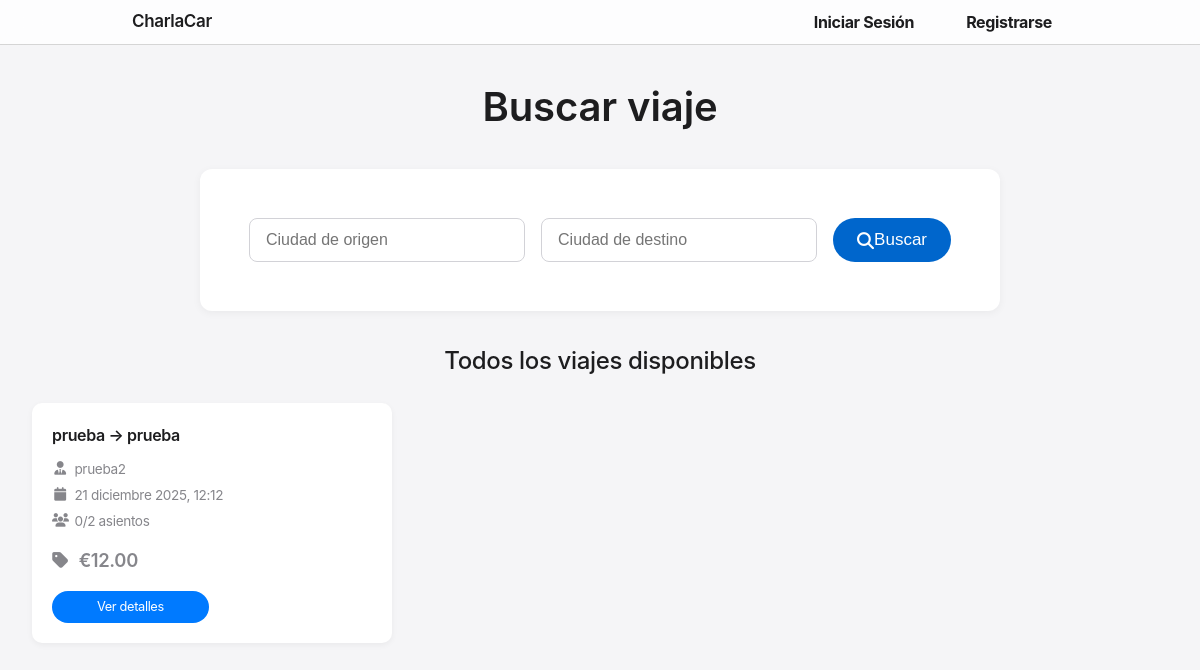
The app's page /search/?page=2, older data.
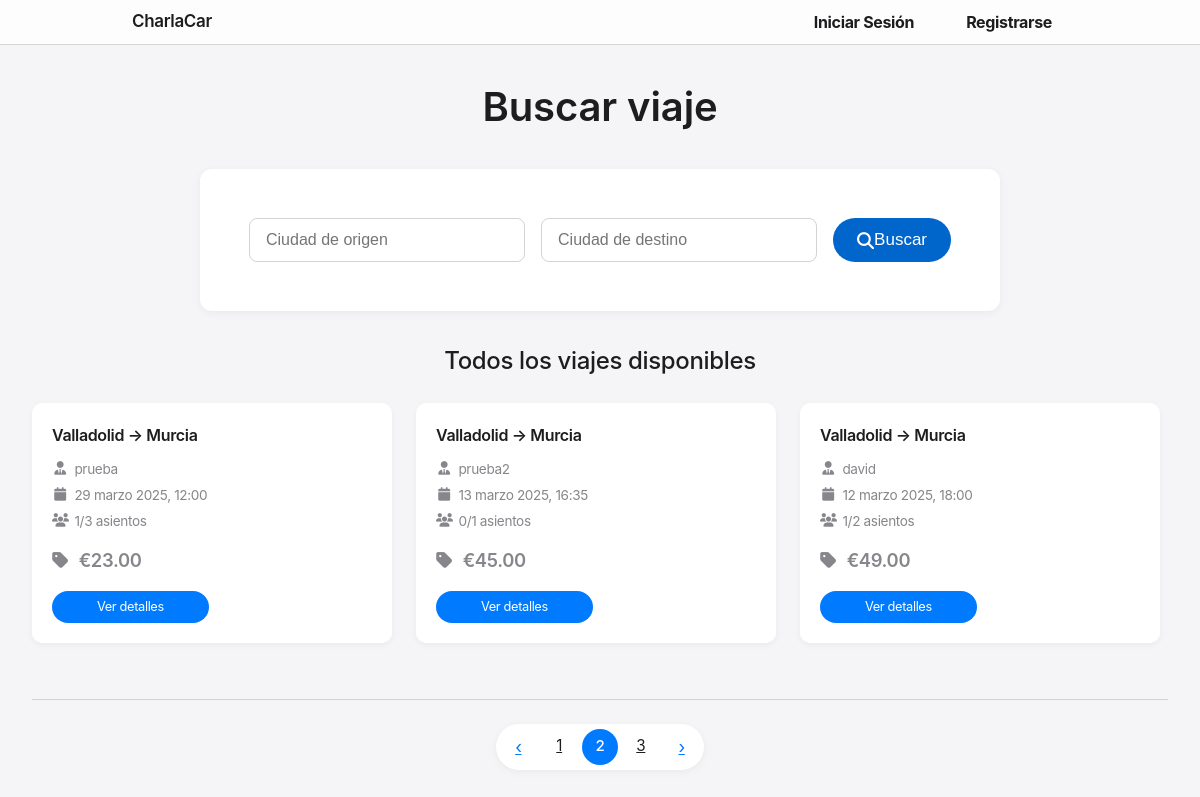
The same page, newer data.
### rides/models.py (models this page shows, shortened)
class Ride(models.Model):
    driver = models.ForeignKey(User, on_delete=models.CASCADE, related_name='rides_as_driver')
    passengers = models.ManyToManyField(User, related_name='rides_as_passenger', blank=True)
    origin = models.CharField(max_length=100)
    destination = models.CharField(max_length=100)
    departure_time = models.DateTimeField()
    total_seats = models.PositiveIntegerField()
    price = models.DecimalField(max_digits=7, decimal_places=2)
    def get_formatted_price(self):
        return f"{settings.CURRENCY_SYMBOL}{self.price}"
    @property
    def seats_available(self):
        return self.total_seats - self.passengers.count()
    @property
    def is_active(self):
        return self.departure_time > timezone.now()

### rides/views.py (the view)
# urls.py: path('search/', views.search_ride, name='search_ride'),
def search_ride(request):
    query_origin = request.GET.get('origin', '')
    query_destination = request.GET.get('destination', '')
    rides = Ride.objects.filter(departure_time__gt=timezone.now())
    if query_origin:
        rides = rides.filter(origin__icontains=query_origin)
    if query_destination:
        rides = rides.filter(destination__icontains=query_destination)
    paginator = Paginator(rides, 3)
    page_number = request.GET.get('page', 1)
    page_obj = paginator.get_page(page_number)
    context = {
        'page_obj': page_obj,
        'query_origin': query_origin,
        'query_destination': query_destination,
    }
    return render(request, 'rides/search_ride.html', context)

### rides/templates/rides/search_ride.html (shortened to what this page needs)
{% extends 'base.html' %}
{% load static %}
{% block extra_styles %}
<link rel="stylesheet" href="{% static 'css/pages/profile.css' %}">
<link rel="stylesheet" href="https://cdnjs.cloudflare.com/ajax/libs/font-awesome/6.4.0/css/all.min.css">
{% endblock %}
{% block content %}
<div class="page-container">
    <div class="page-header">
        <h1 class="page-title">Buscar viaje</h1>
    </div>
    <div class="search-container">
        <form method="get" class="search-form">
            <input type="text" name="origin" placeholder="Ciudad de origen" value="{{ query_origin }}" class="search-input">
            <input type="text" name="destination" placeholder="Ciudad de destino" value="{{ query_destination }}" class="search-input">
            <button type="submit" class="button button-primary">
                <i class="fas fa-search"></i> Buscar
            </button>
        </form>
    </div>
    {% if query_origin or query_destination %}
    <h2 class="section-title">Resultados para {% if query_origin %}{{ query_origin }}{% endif %}{% if query_origin and query_destination %} a {% endif %}{% if query_destination %}{{ query_destination }}{% endif %}</h2>
    {% else %}
    <h2 class="section-title">Todos los viajes disponibles</h2>
    {% endif %}
    <div class="rides-grid">
        {% for ride in page_obj %}
        <div class="profile-ride-card {% if not ride.is_active %}expired{% endif %}">
            <h2 class="ride-title">{{ ride.origin }} → {{ ride.destination }}</h2>
            <div class="ride-info">
                <p>
                    <i class="fas fa-user-tie info-icon"></i>
                    {{ ride.driver.username }}
                </p>
                <p>
                    <i class="fas fa-calendar info-icon"></i>
                    {{ ride.departure_time|date:"j F Y, H:i" }}
                </p>
                <p>
                    <i class="fas fa-users info-icon"></i>
                    {{ ride.seats_available }}/{{ ride.total_seats }} asientos
                </p>
            </div>
            <p class="ride-price">
                <i class="fas fa-tag info-icon"></i>
                {{ ride.get_formatted_price }}
            </p>
            <div class="card-actions">
                <a href="{% url 'rides:ride_detail' ride.id %}" class="button button-primary">
                    Ver detalles
                </a>
            </div>
        </div>
        {% endfor %}
    </div>
    {% if page_obj.paginator.num_pages > 1 %}
    <div class="pagination-container">
        <div class="pagination">
            <a href="{% if page_obj.has_previous %}?page={{ page_obj.previous_page_number }}{% else %}#{% endif %}" class="page-button page-arrow ">
                ‹
            </a>
            {% for i in page_obj.paginator.page_range %}
                {% if page_obj.number == i %}
                    <a class="page-button active">{{ i }}</a>
                {% elif i > page_obj.number|add:"-3" and i < page_obj.number|add:"3" %}
                    <a href="?{% if query_origin %}origin={{ query_origin }}&{% endif %}{% if query_destination %}destination={{ query_destination }}&{% endif %}page={{ i }}" class="page-button">{{ i }}</a>
                {% endif %}
            {% endfor %}
            <a href="{% if page_obj.has_next %}?page={{ page_obj.next_page_number }}{% else %}#{% endif %}" class="page-button page-arrow ">
                ›
            </a>
        </div>
    </div>
    {% endif %}
</div>
{% endblock %}

Row changes from the older to the newer data that the page shows:
no longer on this page (row unchanged): Ride: origin "prueba", destination "prueba", driver.username "prueba2", departure_time "21 diciembre 2025, 12:12", seats_available "0", total_seats "2", get_formatted_price "€12.00"
added Ride: origin "Valladolid", destination "Murcia", driver.username "prueba", departure_time "29 marzo 2025, 12:00", seats_available "1", total_seats "3", get_formatted_price "€23.00"
added Ride: origin "Valladolid", destination "Murcia", driver.username "prueba2", departure_time "13 marzo 2025, 16:35", seats_available "0", total_seats "1", get_formatted_price "€45.00"
added Ride: origin "Valladolid", destination "Murcia", driver.username "david", departure_time "12 marzo 2025, 18:00", seats_available "1", total_seats "2", get_formatted_price "€49.00"
Text that changed along with them:
new list line: "1"
new list line: "2"
new list line: "3"
